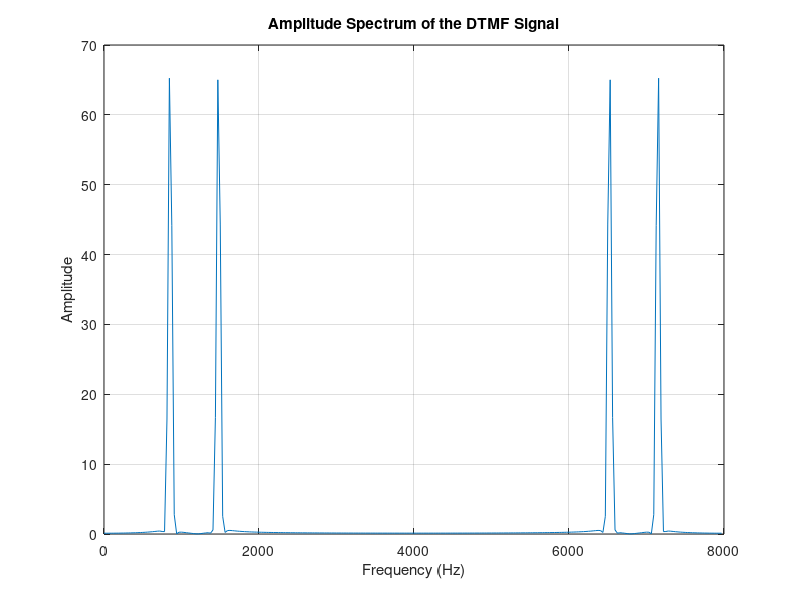

The MATLAB script that drew this image:
%% ECE21113L 3ECE-A MP Group8; Item 4a

% Parameters
fs = 8000;           % Sampling frequency in Hz
N = 256;             % DFT size
f_low = 852;         % Low frequency (row frequency for '9')
f_high = 1477;       % High frequency (column frequency for '9')

% Generate the DTMF signal for button '9'
t = (0:N-1) / fs;    % Time vector for 256 samples
signal = sin(2*pi*f_low*t) + sin(2*pi*f_high*t);  % Combined DTMF signal

% Apply a windowing function (Hamming window)
window = hamming(N)';
windowed_signal = signal .* window;

% Compute the 256-point DFT
dft_signal = fft(windowed_signal, N);

% Compute the amplitude spectrum
amplitude_spectrum = abs(dft_signal);

% Find the peak indices
[~, k_low] = max(amplitude_spectrum(1:N/2)); % Search for low frequency
k_high = round(f_high * N / fs);            % Compute high-frequency index manually

% Output results
fprintf('Peak frequency indices:\n');
fprintf('Low frequency (852 Hz): Index %d\n', k_low);
fprintf('High frequency (1477 Hz): Index %d\n', k_high);

% Plot the amplitude spectrum
frequencies = (0:N-1) * (fs / N);           % Frequency vector
plot(frequencies, amplitude_spectrum);
xlabel('Frequency (Hz)');
ylabel('Amplitude');
title('Amplitude Spectrum of the DTMF Signal');
grid on;
